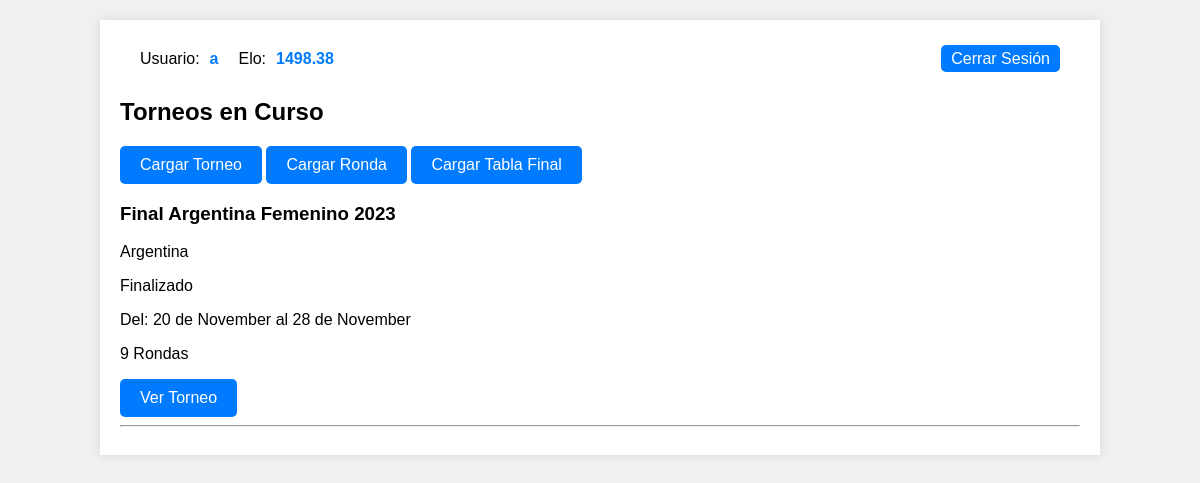
Screenshot of /chessbet.php (signed in) with the database file from the repository.
### tables this page shows
CREATE TABLE `users` (
  `id` int(11) NOT NULL,
  `username` varchar(15) NOT NULL,
  `email` varchar(30) NOT NULL,
  `contrasena` varchar(32) NOT NULL,
  `elo` varchar(11) NOT NULL,
  `rol` varchar(10) NOT NULL,
  `K` int(11) NOT NULL
);

CREATE TABLE `torneos` (
  `id` int(11) NOT NULL,
  `nombre` varchar(50) NOT NULL,
  `rondas` int(11) NOT NULL,
  `fechaInicio` date NOT NULL,
  `fechaFinal` date NOT NULL,
  `ubicacion` varchar(20) NOT NULL
);

### chessbet.php (the view, shortened to what this page needs)
<?php
include './db.php';
$sql = "SELECT * FROM torneos";
$result = $conn->query($sql);
$sql5 = "SELECT * FROM users Where username='$_SESSION[username]'";
$result5 = $conn->query($sql5);
$row5 = $result5->fetch_assoc();
?>
<!DOCTYPE html>
<html lang="es">
<head>
</head>
<body>
    <div class="container">
    <div class="header-container">
    <div class="user-info">
        <span class="user-label">Usuario:</span>
        <a class="user-link" href="perfil.php"><?=$_SESSION['username']?></a>
        <span class="elo-label">Elo:</span>
        <span class="elo"><?=$row5['elo']?></span>
    </div>
    <div class="logout-link">
        <a class="logout-button" href="./logout.php">Cerrar Sesión</a>
    </div>
</div>
    <h2>Torneos en Curso</h2>
    <?php
    if ($row5['rol'] == "admin") {
    ?>
        <a class='btn' href='./cargarTorneo.php?id=1'>Cargar Torneo</a>
        <a class='btn' href='./cargarRonda.php'>Cargar Ronda</a>
        <a class='btn' href='./cargarTorneo.php?id=2'>Cargar Tabla Final</a>
        <?php
        }
     if ($result->num_rows > 0) {
            while ($row = $result->fetch_assoc()) {
                $id = $row['id'];
                $hoy = new DateTime();
                $fechainicio = new DateTime($row['fechaInicio']);
                $formatoinicio = ($fechainicio->format('m') == $hoy->format('m')&& $fechainicio->format('Y') == $hoy->format('Y')) ? '%d de %B' : '%d de %B';
                $formatoinicio .= ($fechainicio->format('Y') != $hoy->format('Y')) ? ' %Y' : '';
                $inicio = utf8_encode(strftime($formatoinicio, $fechainicio->getTimestamp()));
                $fechafin = new DateTime($row['fechaFinal']);
                $formatofin = ($fechafin->format('m') == $hoy->format('m') && $fechafin->format('Y') == $hoy->format('Y')) ? '%d de %B' : '%d de %B';
                $formatofin.= ($fechafin->format('Y') != $hoy->format('Y')) ? ' %Y' : '';
                $fin = utf8_encode(strftime($formatofin, $fechafin->getTimestamp()));
                echo "<h3>{$row['nombre']}</h3>";
                echo "<p>{$row['ubicacion']}</p>";
                if ($fechainicio->format('Y-m-d') <= $hoy->format('Y-m-d') && $fechafin->format('Y-m-d') >= $hoy->format('Y-m-d')) {
                    echo "<p>En juego</p>";
                } elseif ($fechafin->format('Y-m-d') >= $hoy->format('Y-m-d')) {
                    echo "<p>Próximamente</p>";
                } else {
                    echo "<p>Finalizado</p>";
                }
                echo "<p>Del: {$inicio} al {$fin}</p>";
                echo "<p>{$row['rondas']} Rondas</p>";
                echo "<a class='btn' href='./torneo.php?id=".$id."'>Ver Torneo</a>";
                echo "<hr>";
            }
        } else {
            echo "<p>No hay torneos en curso.</p>";
        }
        ?>
    </div>
</body>
</html>

### chessbet.php (style rules this page uses)
body { font-family: Arial, sans-serif; background-color: #f0f0f0; margin: 0; padding: 0; }
.container { max-width: 960px; margin: 20px auto; padding: 20px; background-color: #fff; box-shadow: 0 0 10px rgba(0, 0, 0, 0.1); }
h2 { font-size: 24px; }
.btn { display: inline-block; padding: 10px 20px; background-color: #007BFF; color: #fff; text-decoration: none; border-radius: 5px; }
.header-container { display: flex; justify-content: space-between; align-items: center; padding: 10px 20px; }
.user-info { display: flex; align-items: center; }
.user-label, .elo-label { margin-right: 10px; }
.user-link, .elo { color: #007BFF; text-decoration: none; font-weight: bold; margin-right: 20px; }
.logout-button { background-color: #007BFF; color: #fff; padding: 5px 10px; border: none; border-radius: 5px; text-decoration: none; }

### rows the page displays
users: elo "1498.38"
torneos: nombre "Final Argentina Femenino 2023", ubicacion "Argentina", shows "Finalizado", fechaInicio "20 de November", fechaFinal "28 de November", rondas "9"

### other values shown
$_SESSION['username'] "a"
